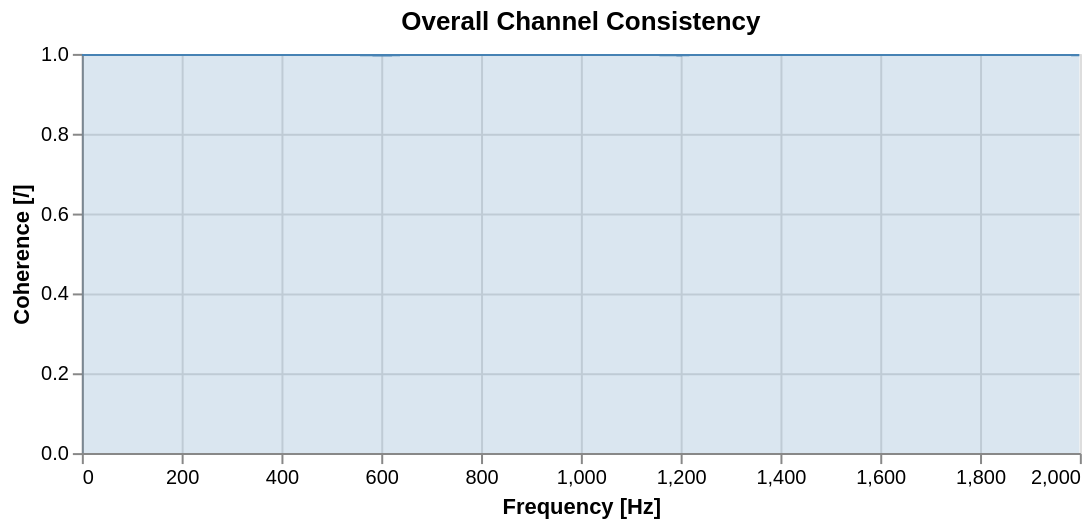

Here is the notebook cell this chart was saved with:
### Markdown cell above
Wrapper functions can also be used to display overall channel/sensor and impact consistency:

### Code cell
pyFBS.display.plot_coh(vpt.freq, vpt.overall_sensor, color='steelblue', title='Overall Channel Consistency')

### Figure 1 — Vega-Lite specification as saved in the notebook (floating-point values rounded to 4 significant figures; data arrays with more than 128 entries replaced by an {"elided": "..."} marker saying what was removed)
{"config": {"view": {"continuousWidth": 300, "continuousHeight": 300}}, "data": {"name": "data-5aeada02991f939b1a129dd980dd04ef"}, "mark": {"type": "area", "color": "out", "line": {"color": "out"}, "opacity": 0.2}, "encoding": {"color": {"value": "steelblue"}, "x": {"axis": {"title": "Frequency [Hz]"}, "field": "f", "type": "quantitative"}, "y": {"axis": {"title": "Coherence [/]"}, "field": "coh", "type": "quantitative"}}, "height": 200, "params": [{"name": "param_3", "select": {"type": "interval"}, "bind": "scales"}], "title": "Overall Channel Consistency", "width": 500, "$schema": "https://vega.github.io/schema/vega-lite/v5.20.1.json", "datasets": {"data-5aeada02991f939b1a129dd980dd04ef": {"elided": "2000 records"}}}
